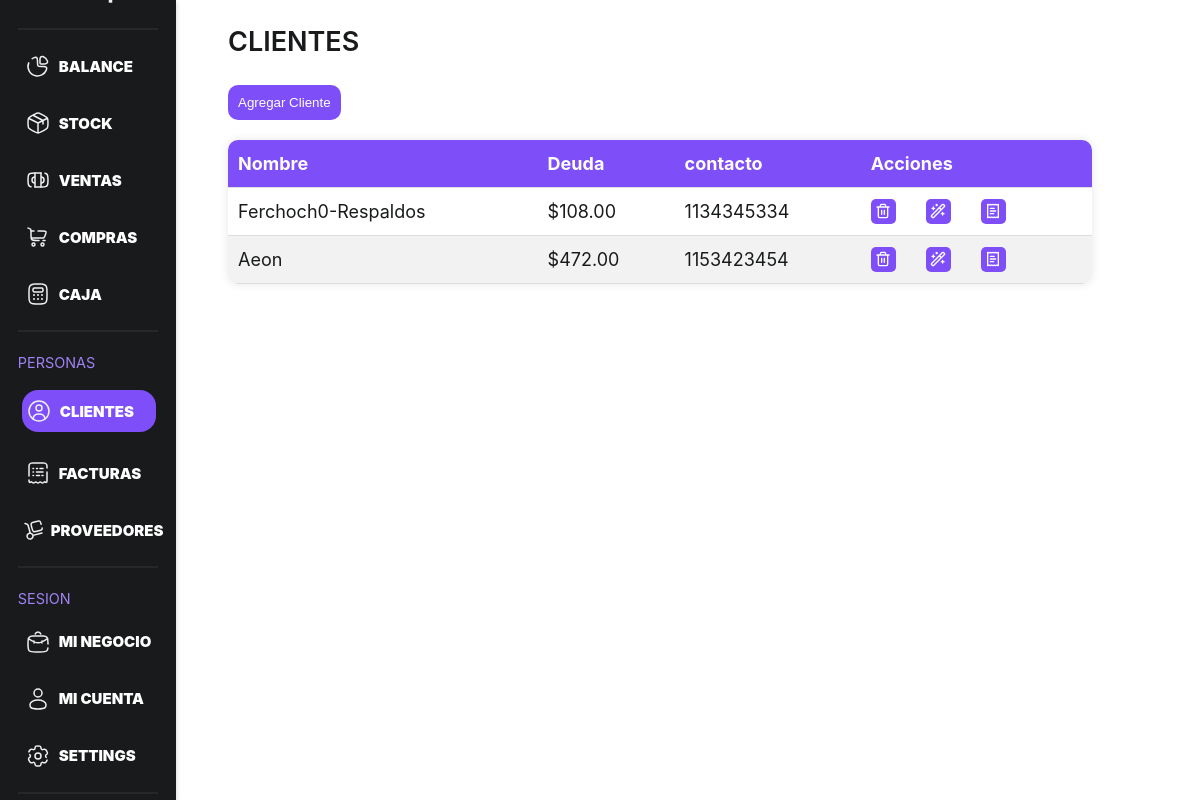
Screenshot of /View/client.php (signed in) with the database file from the repository.
### tables this page shows
CREATE TABLE `clients` (
  `client_id` int(100) NOT NULL,
  `name` varchar(255) NOT NULL,
  `cuit` int(11) DEFAULT NULL,
  `contact` int(11) DEFAULT NULL,
  `invoice_type` enum('A','B','C') DEFAULT NULL,
  `address` varchar(100) DEFAULT NULL,
  `quantity` int(11) NOT NULL DEFAULT 0,
  `user_id` int(11) DEFAULT NULL
);

CREATE TABLE `debts` (
  `debt_id` int(11) NOT NULL,
  `debt_type` tinyint(1) NOT NULL,
  `amount` int(100) NOT NULL,
  `fech` timestamp NOT NULL DEFAULT current_timestamp(),
  `client_id` int(11) NOT NULL
);

### Model/clientModel.php (called while the page is built, shortened)
<?php
class ClientModel{
    private $conn;
    public function __construct($conn) {
        $this->conn = $conn;
    }
    public function getUserClient($userId){
        $stmt = $this->conn->prepare("SELECT * FROM clients WHERE user_id = ?");
        $stmt->bind_param("i", $userId);
        $stmt->execute();
        $result = $stmt->get_result();
        return $result->fetch_all(MYSQLI_ASSOC);
    }
    public function getClientDebt($clientId){
        $stmt = $this->conn->prepare("SELECT * FROM debts WHERE client_id = ?");
        $stmt->bind_param("i", $clientId);
        $stmt->execute();
        $result = $stmt->get_result();
        return $result->fetch_all(MYSQLI_ASSOC);
    }
}
?>

### View/client.php (the view, shortened to what this page needs)
<?php
require_once 'head.php';
require_once '../Model/clientModel.php';
require_once '../Model/connection.php';
$clientModel = new ClientModel($conn);
$userId = $_SESSION['user_id'];
$clients = $clientModel->getUserClient($userId);
?>
<link rel="stylesheet" href="src/assets/css/global.css">
<link rel="stylesheet" href="src/assets/css/icon.css">
<link rel="stylesheet" href="src/assets/css/stock.css">
<link rel="stylesheet" href="src/assets/css/cash.css">
</head>
<body>
<?php require_once 'nav.php'; ?>
<div class="dashboard-container">
    <div class="dashboard-container--ajust">
        <article class="stock-container">
            <h1>Clientes</h1>
            <section class="stock-menu">
                <div class="stock-menu--options">
                    <button class="menu--button">
                        <span>Agregar Cliente</span>
                    </button>
                </div>
            </section>
            <section>
                <table class="stock-table">
                    <thead>
                        <tr>
                            <th>Nombre</th>
                            <th>Deuda</th>
                            <th>contacto</th>
                            <th>Acciones</th>
                        </tr>
                    </thead>
                    <tbody>
    <?php
    if ($clients) {
        foreach ($clients as $client) {
            $debts = $clientModel->getClientDebt($client['client_id']);
            $debt_total = 0;
            foreach ($debts as $debt) {
                if ($debt['debt_type'] === 0) {
                    $debt_total -= $debt['amount'];
                } else {
                $debt_total += $debt['amount']; }
            }
            echo "<tr>";
            echo "<td>{$client['name']}</td>";
            echo "<td>$" . number_format($debt_total, 2) . "</td>";
            echo "<td>{$client['contact']}</td>";
            echo "<td>
                    <div class='table--buttons'>
                        <button class='table--button delete-button' data-id='{$client['client_id']}'>
                            <span class='delete'></span>
                        </button>
                        <button class='table--button charge-button' data-id='{$client['client_id']}' data-debt='{$debt_total}''>
                            <span class='edit'></span>
                        </button>
                        <button class='table--button history-button' data-id='{$client['client_id']}' data-id='{$debt['client_id']}'>
                            <span class='history'></span>
                        </button>
                    </div>
                </td>";
            echo "</tr>";
        }
    } else {
        echo "<tr><td colspan='4'>No hay productos registrados</td></tr>";
    }
    ?>
</tbody>
                </table>
        </article>
    </div>
  </div>
</body>
</html>

### View/src/assets/css/global.css (style rules this page uses)
:root { --red: #dc3545; --red-light: #E57373; --primary: #7e4ef8; --secondary: #a282f5; --white: #fff; --text: #f0f0f0; --blue-white: #bfaddb; --violet-white: #adb8db; --cian-white: #adccdb; --gray: #a9a9a9; --soft-gray: #f3f3f3; --gray-dark: #5f5f5f; --danger: #FFB3B3; --warning: #FFF2B3; --success: #6feb8b; --dark: #0c0c0c; --soft-dark:#181a1b; --transparent: transparent; --breakpoint-xs: 0; --breakpoint-sm: 576px; --breakpoint-md: 768px; --breakpoint-lg: 992px; --breakpoint-xl: 1200px; --font-family-sans-serif: -apple-system, BlinkMacSystemFont, "Segoe UI", Roboto, "Helvetica Neue", Arial, "Noto Sans", "Liberation Sans", sans-serif, "Apple Color Emoji", "Segoe UI Emoji", "Segoe UI Symbol", "Noto Color Emoji"; --font-family-monospace: SFMono-Regular, Menlo, Monaco, Consolas, "Liberation Mono", "Courier New", monospace; --font-family-dancing: 'Dancing Script', cursive; }
html { line-height: 1.15; -webkit-text-size-adjust: 100%; scrollbar-width: thin; scrollbar-color: var(--secondary) #1E1E2D; -webkit-tap-highlight-color: rgba(0, 0, 0, 0); }
body { margin: 0; font-family: var(--font-family-sans-serif); font-size: 1rem; font-weight: 400; line-height: 1.5; color: var(--soft-dark); }
.dashboard-container { display: flex; align-items: end; justify-content: end; width: 100%; }
.dashboard-container--ajust { display: flex; flex-direction: column; justify-content: center; align-items: center; width: 90%; }
.table--buttons { display: flex; flex-direction: row; justify-content: start; align-items: center; gap: 30px; }
.table--button { display: flex; justify-content: center; align-items: center; width: 25px; height: 25px; background-color: var(--primary); color: var(--white); border: none; padding: 5px 10px; border-radius: 5px; cursor: pointer; transition: 0.2s; }
.menu--button, .submenu--button, .cash--menu { padding: 10px; border-radius: 10px; background-color: var(--primary); color: white; border: none; cursor: pointer; transition: 0.3s; }
.change-table th, td { padding: 10px; border: none; }

### View/src/assets/css/stock.css (style rules this page uses)
.stock-container { width: 80%; margin: 0 auto; display: flex; flex-direction: column; }
.stock-menu { display: flex; flex-direction: column; gap: 10px; }
.stock-container h1 { font-size: 27px; font-weight: 600; text-transform: uppercase; }
.stock-table { width: 100%; border-collapse: collapse; margin: 20px 0; font-size: 18px; text-align: left; border-radius: 10px; overflow: hidden; box-shadow: 0 0 10px rgba(0, 0, 0, 0.1); }
.stock-table th, td { padding: 10px; border-bottom: 1px solid #ddd; }
.stock-table th { background-color: var(--primary); color: white; }
.stock-table tr:nth-child(even) { background-color: #f2f2f2; }

### rows the page displays
clients: name "Ferchoch0-Respaldos", debt_total "108.00", contact "1134345334"
clients: name "Aeon", debt_total "472.00", contact "1153423454"
